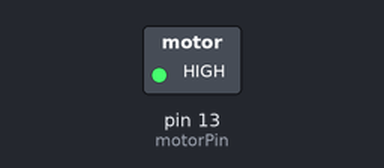
A sketch run on a simulated Arduino Uno, built with avr-gcc and run on an emulated ATmega328P. Shown: switched loads named in the sketch (green lamp = pin HIGH). Dashed ring = blinking.

Above: at 0.5 s.
Timing chart, 0 to 4.6 s (numbered marks = the images above):
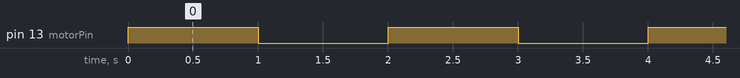

The sketch:

vibration.ino
```cpp
const int motorPin = 13;

void setup()
{
pinMode(motorPin, OUTPUT);
}

void loop()
{
digitalWrite(motorPin, HIGH);
delay(1000);
digitalWrite(motorPin, LOW);
delay(1000);
}
```

Measured:
- by itself, pin 13 (motorPin): alternates HIGH for 1.0 s and LOW for 1.0 s
